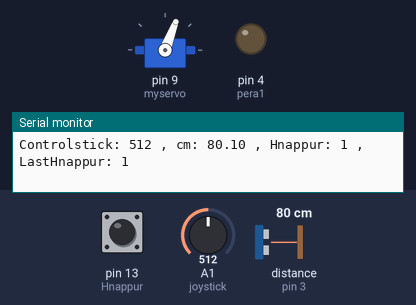
The sketch below on a simulated Arduino Uno, built with avr-gcc and run on an emulated ATmega328P. Shown: servo, output pins drawn as LEDs (lit = HIGH), the last lines printed to the serial monitor. Wiring (inferred from the names in the program): ultrasonic range finder: trigger pin 2; echo pin 3. Inputs (shaded band) come from the test bench; at power-on: pin 13 (Hnappur) HIGH, A1 (joystick) = 512, distance to the obstacle (sensor on pin 3) 80 cm. The echo pulse lasts 58.3 µs per cm; pins used as bus, display or sensor lines are not drawn.

Above: at 1.28 s.
1.3 s: pin 13 (Hnappur) pulled LOW for 0.15 s
2.9 s: A1 (joystick) set to 107
At 4.1 s:
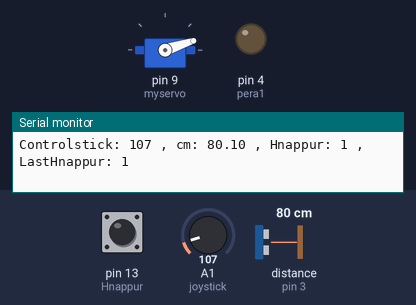
4.4 s: A1 (joystick) set to 89
At 4.9 s:
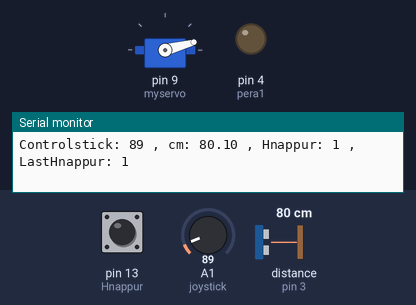
7.4 s: distance to the obstacle (sensor on pin 3) set to 22 cm
10.4 s: distance to the obstacle (sensor on pin 3) set to 18 cm
At 11.4 s:
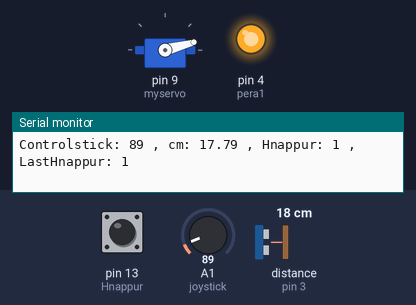
11.9 s: A1 (joystick) set to 122
At 12.4 s:
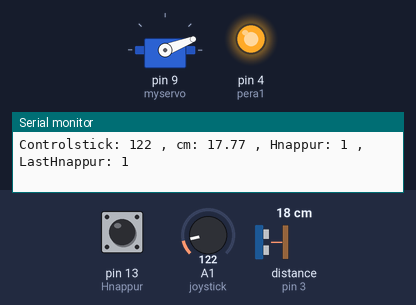
Timing chart, 0 to 14.4 s (numbered marks = the images above; inputs shaded):
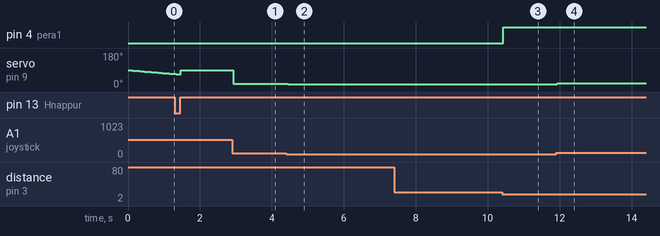

The sketch:

PingPong.ino
```cpp
const int TrigPin = 2;//Trig attach to pin2
const int EchoPin = 3;//Echo attach to pin3
float cm; // fjöldi cm sem mældir eru
int statep = 0;
int pera1 = 4;
int joystick = 1;
int stickR = 0;
int Rot = 0;
int Hnappur = 13;
int stickH = LOW;
int stickHlast = 0;
int state = 0;
int Rotary = 0;
int Rtel = 0;
#include <Servo.h> //using the servo library
Servo myservo; // create an servo object


void setup()
{
   Serial.begin(9600); //Sets the data rate in bits per second (baud) for serial data transmission
   //set the below pins as OUTPUT
   pinMode(TrigPin,OUTPUT);
   pinMode(EchoPin,INPUT);
   pinMode(pera1,OUTPUT);
   myservo.attach(9);
   pinMode(Hnappur,INPUT_PULLUP);
}

void loop () {
  stickR = analogRead(joystick);
  Rot=stickR;
  digitalWrite(TrigPin,LOW);
  delayMicroseconds(2);
  digitalWrite(TrigPin,HIGH);
  delayMicroseconds(10);
  digitalWrite(TrigPin,LOW);

  stickH=digitalRead(Hnappur);


  cm = pulseIn(EchoPin,HIGH)/58.0;
  cm = (int(cm * 100.0))/100.0;

  if (stickHlast == LOW){
    if(stickH == HIGH){
      state++;
      state=state%2;
      Rtel=map(stickR, 0, 1023, 0, 180);
    }
  }


  if(state==0){
    Rot=stickR;
    Rot = map(Rot, 0, 1023, 0, 180);
  }
  if(state==1){
    Rotary = abs((Rtel%360)-180);
    Rot = Rotary;
    Rtel++;
    Rtel = Rtel%360;
    }


  if(cm < 0)
  {
    cm = 0;
  }
  statep = 0;
  if(cm < 20 and cm > 0){
    statep = 1;
  }
  myservo.write(Rot);
  digitalWrite(pera1,statep);
  Serial.print("Controlstick: ");
  Serial.print(stickR);
  Serial.print(" , cm: ");
  Serial.print(cm);
  Serial.print(" , Hnappur: ");
  Serial.print(stickH);
  Serial.print(" , LastHnappur: ");
  Serial.println(stickHlast);
  stickHlast = stickH;
}
```

Measured:
- the behaviour switches between 21 and 20 cm on distance to the obstacle (sensor on pin 3) (found by bisection; images 2 and 3)
- after the input at 2.9 s, servo on pin 9 (myservo): 90° → 18° at once
- after the input at 4.4 s, servo on pin 9 (myservo): 18° → 15° after 0.05 s
- after the input at 10.4 s, pin 4 (pera1): LOW → HIGH at once
- after the input at 11.9 s, servo on pin 9 (myservo): 15° → 21° at once
